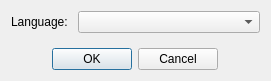
<?xml version="1.0" encoding="UTF-8"?>
<ui version="4.0">
 <class>ChooseLanguageDialog</class>
 <widget class="QDialog" name="ChooseLanguageDialog">
  <property name="geometry">
   <rect>
    <x>0</x>
    <y>0</y>
    <width>271</width>
    <height>81</height>
   </rect>
  </property>
  <property name="sizePolicy">
   <sizepolicy hsizetype="Maximum" vsizetype="Maximum">
    <horstretch>0</horstretch>
    <verstretch>0</verstretch>
   </sizepolicy>
  </property>
  <property name="windowTitle">
   <string>Dialog</string>
  </property>
  <layout class="QVBoxLayout" name="verticalLayout">
   <item>
    <layout class="QFormLayout" name="formLayout_2">
     <item row="0" column="0">
      <widget class="QLabel" name="ChooseLanguageLable">
       <property name="text">
        <string>Language: </string>
       </property>
      </widget>
     </item>
     <item row="0" column="1">
      <widget class="QComboBox" name="languageComboBox"/>
     </item>
    </layout>
   </item>
   <item alignment="Qt::AlignHCenter">
    <widget class="QDialogButtonBox" name="DialogButtons">
     <property name="standardButtons">
      <set>QDialogButtonBox::Cancel|QDialogButtonBox::Ok</set>
     </property>
    </widget>
   </item>
  </layout>
 </widget>
 <resources/>
 <connections>
  <connection>
   <sender>DialogButtons</sender>
   <signal>accepted()</signal>
   <receiver>ChooseLanguageDialog</receiver>
   <slot>accept()</slot>
   <hints>
    <hint type="sourcelabel">
     <x>202</x>
     <y>66</y>
    </hint>
    <hint type="destinationlabel">
     <x>194</x>
     <y>90</y>
    </hint>
   </hints>
  </connection>
  <connection>
   <sender>DialogButtons</sender>
   <signal>rejected()</signal>
   <receiver>ChooseLanguageDialog</receiver>
   <slot>reject()</slot>
   <hints>
    <hint type="sourcelabel">
     <x>97</x>
     <y>58</y>
    </hint>
    <hint type="destinationlabel">
     <x>79</x>
     <y>113</y>
    </hint>
   </hints>
  </connection>
 </connections>
</ui>
